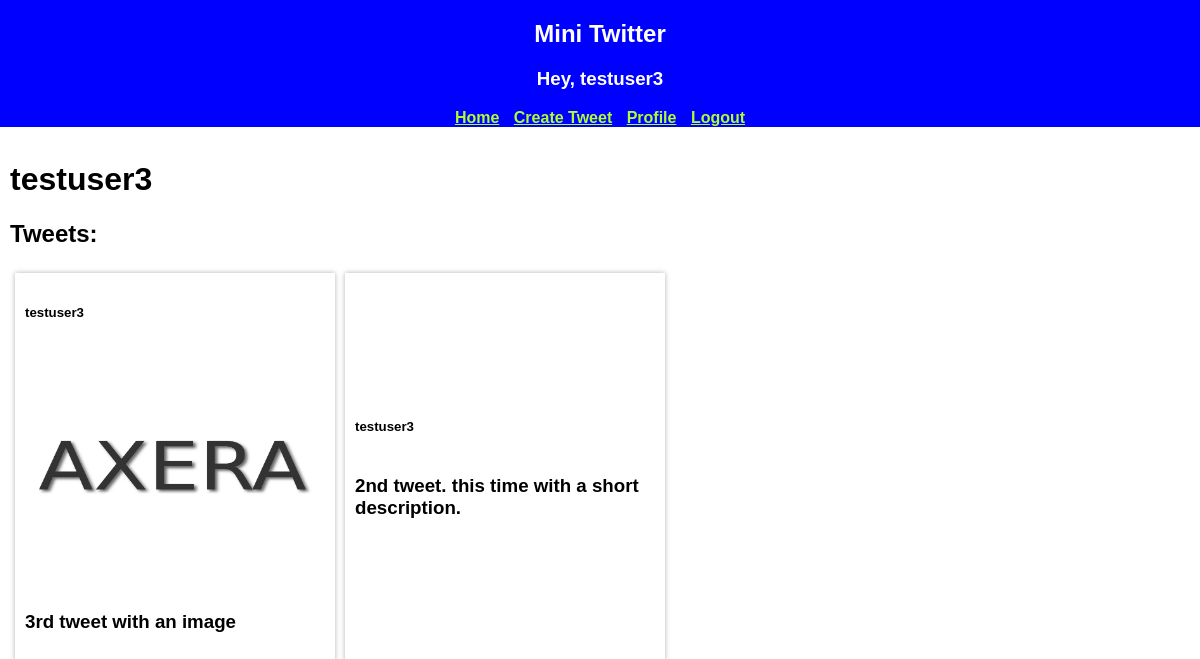
The page /profile (signed in) on the database its author committed.
### main/models.py (models this page shows, shortened)
class Tweet(models.Model):
    image = models.ImageField(upload_to='tweet_images', blank=True, null=True)
    description = models.TextField(max_length=300)
    user = models.ForeignKey(User, on_delete=models.CASCADE)

### main/views.py (the view)
# urls.py: path('profile', login_required(ProfileView.as_view()), name='profile')
class ProfileView(View):
    def get(self, request):
        return render(request, 'profile.html', {'tweets': Tweet.objects.filter(user=request.user).order_by('-id')})

### templates/profile.html
{% extends 'layout.html' %}
{% block content %}
    <h1>{{ request.user }}</h1>
    <h2>Tweets:</h2>
    <div class="tweets">
        {% for tweet in tweets %}
        <div class="tweet">
            <h5>{{ tweet.user }}</h5>
            {% if tweet.image %}
                <img src="{{ tweet.image.url }}" alt="">
            {% endif %}
            <h3>{{ tweet.description }}</h3>
        </div>
        {% endfor %}
    </div>
{% endblock %}

### templates/layout.html (shortened to what this page needs)
{% load static %}
<!DOCTYPE html>
<html lang="en">
<head>
    <link rel="stylesheet" href="{% static 'css/styles.css' %}">
</head>
<body>
    <nav>
        <center>
            <h2>Mini Twitter</h2>
            <h3>Hey, {% if request.user %}{{ request.user }}{% endif %}</h3>
            <div>
                <a href="{% url 'index' %}">Home</a>
                {% if request.user.is_authenticated %}
                <a href="{% url 'createtweet' %}">Create Tweet</a>
                <a href="{% url 'profile' %}">Profile</a>
                <a href="{% url 'logout' %}">Logout</a>
                {% endif %}
            </div>
        </center>
    </nav>
    <div class="content">
        {% block content %}
        {% endblock %}
    </div>
</body>
</html>

### static/css/styles.css (style rules this page uses)
body { margin: 0; padding: 0; font-family: Impact, Haettenschweiler, 'Arial Narrow Bold', sans-serif; }
* { outline: none; }
nav { background: blue; color: white; position: fixed; top: 0; width: 100%; }
nav a { color: greenyellow; font-weight: 900; margin: 5px; }
.content { margin-top: 130px; padding: 10px; }
.tweets { display: flex; flex-wrap: wrap; }
.tweet { display: flex; flex-direction: column; justify-content: center; width: 300px; box-shadow: 0px 0px 5px rgba(0, 0, 0, 0.3); margin: 5px; padding: 10px; }
.tweet img { max-width: 300px; max-height: 250px; }

### rows shown on the page
Tweet: user "testuser3", image (picture), description "3rd tweet with an image"
Tweet: user "testuser3", description "2nd tweet. this time with a short description."

### other values the page prints
{{ request.user }} "testuser3"
